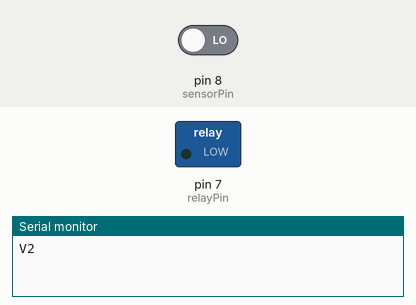
This sketch was run on a simulated Arduino Uno, built with avr-gcc and run on an emulated ATmega328P. Shown: switched loads named in the sketch (green lamp = pin HIGH), the last lines printed to the serial monitor. The inputs (shaded band) are chosen by the test bench; at power-on: pin 8 (sensorPin) LOW.

Above: at 1.2 s.
1.3 s: pin 8 (sensorPin) driven HIGH
2.8 s: pin 8 (sensorPin) driven LOW
At 3.4 s:
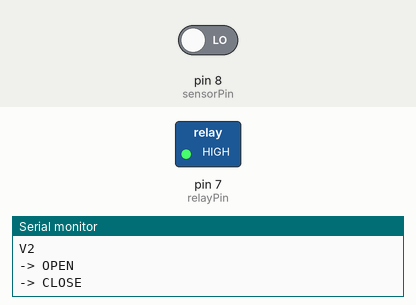
Timing chart, 0 to 5.8 s (numbered marks = the images above; inputs shaded):
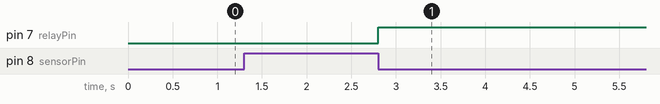

The sketch:

hcsr501-plus-relay.ino
```cpp
#define sensorPin 8
#define relayPin 7

int lastSensorValue;

void setup()
{
  Serial.begin(9600);
  Serial.println("V2");
  pinMode(sensorPin, INPUT);
  pinMode(relayPin, OUTPUT);

  digitalWrite(relayPin, LOW);
}

void loop()
{
  int sensorValue = digitalRead(sensorPin);
  if (lastSensorValue != sensorValue)
  {
    lastSensorValue = sensorValue;
    if (sensorValue == 1)
    {
      Serial.println("-> OPEN");
      digitalWrite(relayPin, LOW);
    }
    else
    {
      Serial.println("-> CLOSE");
      digitalWrite(relayPin, HIGH);
    }
  }
}
```

Measured:
- after the input at 2.8 s, pin 7 (relayPin): LOW → HIGH at once
